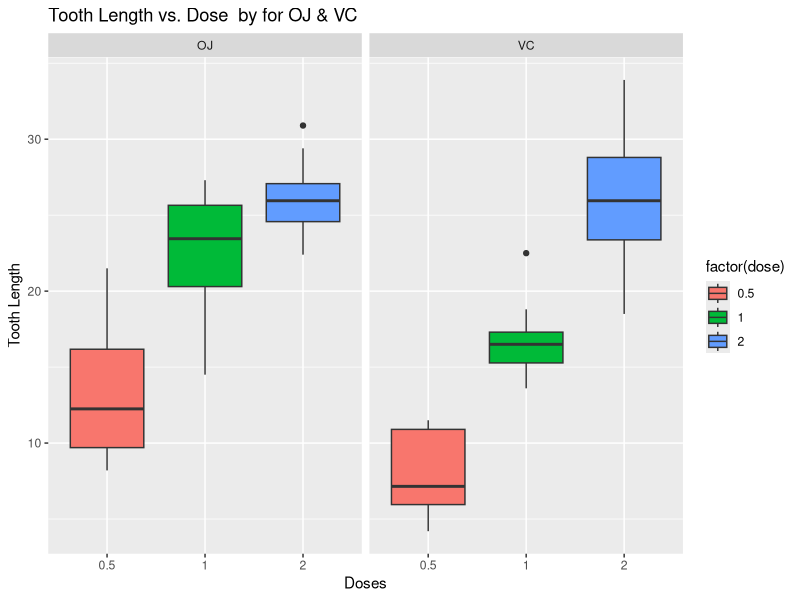
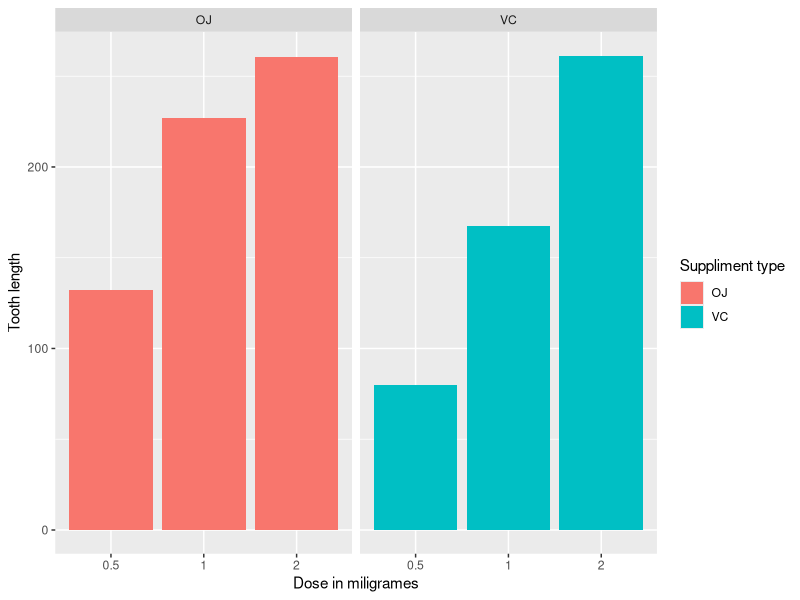

R code for these plots, in order:
##############################################################################################

rm(list=ls(all=TRUE))
library(dplyr)
library(ggplot2)
library(knitr)

###############################################################################################
## 1. Load the ToothGrowth data and perform some basic exploratory data analyses 
## Load dataset ToothGrowth

            library(datasets)
            data(ToothGrowth)

## Some basic exploratory data analyses 

            str(ToothGrowth)
            head(ToothGrowth)
            tail(ToothGrowth)

## Number of Rows and Columns.

            dim(ToothGrowth)

## Sample Size n

            sample_size <- length(ToothGrowth$len)
            sample_size

## Mean group by dose and by OJ & VC

            mean_groups <- aggregate(ToothGrowth$len,list(ToothGrowth$supp,ToothGrowth$dose),mean) ## X bar - Mean
            mean_groups

## Standard Deviation group by dose and by OJ & VC

            SD_group <- aggregate(ToothGrowth$len,list(ToothGrowth$supp,ToothGrowth$dose),sd) ## s - standard Deviation
            SD_group
       

## Boxplot graph of the tooth length vs the does 

            ggplot(ToothGrowth, aes(x = factor(dose), y = len, fill = factor(dose)))+
                  geom_boxplot()+
                  facet_grid(.~supp)+
                  labs(title = "Tooth Length vs. Dose  by for OJ & VC",
                  x = "Doses", y = "Tooth Length") 
              
##########################################################################################################
## 2. Provide a basic summary of the data.

            summary(ToothGrowth)

## Table view of data. 

            table(ToothGrowth$supp,ToothGrowth$dose)
            table(ToothGrowth)
            
            ggplot(data = ToothGrowth, aes(x = as.factor(dose), y = len, fill = supp)) +
                  geom_bar(stat = "identity") +
                  facet_grid(. ~ supp) +
                  xlab("Dose in miligrames") +
                  ylab("Tooth length") +
                  guides(fill = guide_legend(title = "Suppliment type"))

###########################################################################################################
## 3. Use confidence intervals and/or hypothesis tests to compare tooth growth by supp and dose. 
## (Only use the techniques from class, even if there's other approaches worth considering)

## From the box plot, OJ looks to be doing better with dose 0.5 and 1 effect on teeth growth than VC. To test this hypothesis
## by hold a the mean of OJ and VC does not cross zero. 

## dose 0.5
## We are 95% confident that the limits of 1.719057 and 8.780943 actually do contain the difference between the two population means. 
## Because those limts do not contain zero, this confodence interval suggests that it is very possible that the two population 
## means are not equal.

            ojdose0.5 <- ToothGrowth %>% filter(supp=="OJ" & dose=="0.5")
            vcdose0.5 <- ToothGrowth %>% filter(supp=="VC" & dose=="0.5")
            t.test(ojdose0.5$len,vcdose0.5$len)

## dose 1
## We are 95% confident that the limits of 2.802148 and 9.057852 actually do contain the difference between the two population means. 
## Because those limts do not contain zero, this confodence interval suggests that it is very possible that the two population 
## means are not equal.

            ojdose1 <- ToothGrowth %>% filter(supp=="OJ" & dose=="1")
            vcdose1 <- ToothGrowth %>% filter(supp=="VC" & dose=="1")
            t.test(ojdose1$len,vcdose1$len)

## dose 2
## We are 95% confident that the limits of -3.79807 and 3.63807 actually do contain the difference between the two population means. 
## However, because those limts do contain zero, this confodence interval suggests that it is very possible that the two population 
## means are equal.

            ojdose2 <- ToothGrowth %>% filter(supp=="OJ" & dose=="2")
            vcdose2 <- ToothGrowth %>% filter(supp=="VC" & dose=="2")
            t.test(ojdose2$len,vcdose2$len)

###########################################################################################################
## 4. State your conclusions and the assumptions needed for your conclusions. 

## We are 95% confident that dose 0.5 and dose 1 of OJ result in longer tooth length than dose 0.5 and dose 1 of VC. However, at the 
## highest dose of 2, there is no statistically significant difference between the effects of OJ and VC. 

###########################################################################################################
